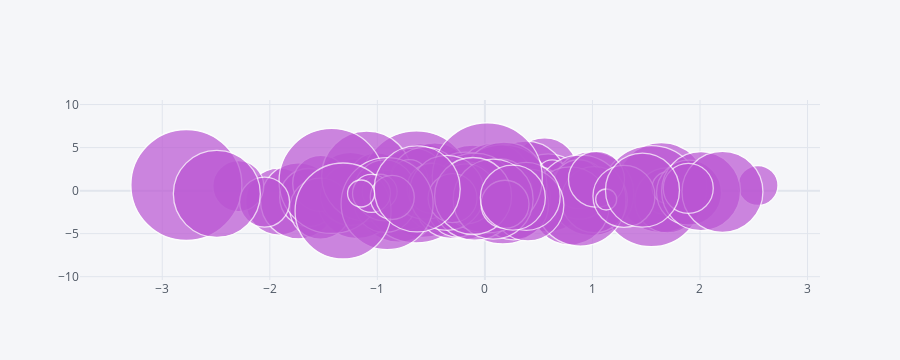

Notebook source saved alongside this figure:
### Code cell
# Crea un gráfico de burbujas con las columnas 'a' y 'b' como ejes, 'c' para el tamaño de las burbujas
dataframe.iplot(kind='bubble', x='a', y='b', size='c', color='mediumorchid')

### Figure 1 — Plotly figure (JSON) as saved in the notebook; plotly's stock layout.template omitted (floating-point values rounded to 4 significant figures)
{"data": [{"marker": {"color": ["mediumorchid", "mediumorchid", "mediumorchid", "mediumorchid", "mediumorchid", "mediumorchid", "mediumorchid", "mediumorchid", "mediumorchid", "mediumorchid", "mediumorchid", "mediumorchid", "mediumorchid", "mediumorchid", "mediumorchid", "mediumorchid", "mediumorchid", "mediumorchid", "mediumorchid", "mediumorchid", "mediumorchid", "mediumorchid", "mediumorchid", "mediumorchid", "mediumorchid", "mediumorchid", "mediumorchid", "mediumorchid", "mediumorchid", "mediumorchid", "mediumorchid", "mediumorchid", "mediumorchid", "mediumorchid", "mediumorchid", "mediumorchid", "mediumorchid", "mediumorchid", "mediumorchid", "mediumorchid", "mediumorchid", "mediumorchid", "mediumorchid", "mediumorchid", "mediumorchid", "mediumorchid", "mediumorchid", "mediumorchid", "mediumorchid", "mediumorchid", "mediumorchid", "mediumorchid", "mediumorchid", "mediumorchid", "mediumorchid", "mediumorchid", "mediumorchid", "mediumorchid", "mediumorchid", "mediumorchid", "mediumorchid", "mediumorchid", "mediumorchid", "mediumorchid", "mediumorchid", "mediumorchid", "mediumorchid", "mediumorchid", "mediumorchid", "mediumorchid", "mediumorchid", "mediumorchid", "mediumorchid", "mediumorchid", "mediumorchid", "mediumorchid", "mediumorchid", "mediumorchid", "mediumorchid", "mediumorchid", "mediumorchid", "mediumorchid", "mediumorchid", "mediumorchid", "mediumorchid", "mediumorchid", "mediumorchid", "mediumorchid", "mediumorchid", "mediumorchid", "mediumorchid", "mediumorchid", "mediumorchid", "mediumorchid", "mediumorchid", "mediumorchid", "mediumorchid", "mediumorchid", "mediumorchid", "mediumorchid"], "line": {"width": 1.3}, "size": [74, 66, 78, 67, 12, 65, 90, 83, 89, 77, 76, 31, 76, 57, 66, 65, 86, 85, 56, 58, 40, 80, 78, 99, 74, 84, 53, 51, 101, 63, 17, 32, 68, 31, 72, 56, 65, 37, 57, 112, 67, 79, 50, 32, 61, 87, 59, 12, 59, 46, 61, 72, 58, 90, 49, 81, 66, 78, 55, 39, 91, 60, 86, 62, 70, 72, 111, 72, 44, 66, 105, 50, 36, 50, 61, 56, 69, 62, 87, 50, 56, 68, 21, 110, 60, 75, 87, 49, 92, 74, 35, 96, 80, 38, 44, 77, 48, 65, 27, 86], "symbol": "circle"}, "mode": "markers", "text": "", "type": "scatter", "x": [-0.5748, 0.555, 0.5891, -1.913, 0.6901, -0.8487, 1.641, 0.3788, -0.1136, -0.8219, 0.07991, 1.652, -1.734, 0.2351, -0.7678, 1.697, -0.5783, -0.8043, 0.4639, -1.639, 2.539, -1.188, -0.7666, 0.1665, -0.4659, 0.9937, -0.2696, -2.293, 1.547, -0.0299, 1.704, 1.703, -0.443, 0.6262, -1.252, -1.527, 1.898, -0.7499, -1.004, -0.6369, -0.6662, 2.01, 0.4896, -1.271, -1.245, -0.179, 0.8817, -0.0007024, -0.4629, -0.795, -1.531, -0.3166, -0.8172, -1.099, 0.8687, 2.209, 1.018, 0.7923, 0.3542, -0.008377, 0.8882, -0.2526, 0.1775, -0.9299, 0.2658, -0.5529, -2.776, 0.3996, -0.3454, 0.1402, -1.426, -2.049, -0.7011, 1.891, -0.9319, 1.038, 0.04885, 1.293, -0.09536, -0.4914, -0.1644, 0.3842, 1.128, 0.02196, -0.1745, -0.3537, -2.492, -0.3007, -0.9092, 1.465, -0.9786, -1.319, 0.07668, -1.054, -0.8612, -0.1097, 0.1869, 0.2599, -1.151, -0.6294], "y": [1.187, 2.302, -0.2619, -1.274, 0.6771, -0.6949, 0.3594, 0.9409, 0.1066, -0.2459, 1.111, -0.9032, -1.189, -1.124, -0.2638, -1.138, -0.4489, -1.045, -1.001, -0.7991, 0.5984, -0.9343, -0.07383, -0.4413, 1.243, -0.3541, 0.09803, 0.5237, -0.649, -0.7559, 0.9789, 0.3363, -0.7693, 1.775, 0.2523, 0.8422, -0.237, 1.404, 1.069, 0.4267, 1.057, -0.06171, -0.09873, 0.3043, -0.5086, -0.571, 0.1183, -0.1733, -0.07633, 0.6594, -2.092, -1.353, 0.307, 1.686, 0.7492, -0.1443, -1.055, -1.782, -0.8416, 0.5171, -1.156, -1.923, 0.6371, -1.26, -1.646, 0.8609, 0.6546, -1.663, 0.03221, -0.1593, 1.122, -1.334, 1.522, 0.2684, 0.01867, 1.324, -0.9305, -0.6591, -0.7058, 0.2751, 0.0915, -0.6606, -1.028, 1.496, -0.3722, -0.2697, -0.3769, -0.8638, -1.511, 0.05233, -0.133, -2.367, -0.9972, -0.3225, -0.7815, -0.6245, -1.583, -0.8182, -0.3357, 0.1935]}], "layout": {"height": 360, "legend": {"bgcolor": "#F5F6F9", "font": {"color": "#4D5663"}}, "paper_bgcolor": "#F5F6F9", "plot_bgcolor": "#F5F6F9", "title": {"font": {"color": "#4D5663"}}, "xaxis": {"autorange": true, "gridcolor": "#E1E5ED", "range": [-3.587, 3.044], "showgrid": true, "tickfont": {"color": "#4D5663"}, "title": {"font": {"color": "#4D5663"}, "text": ""}, "type": "linear", "zerolinecolor": "#E1E5ED"}, "yaxis": {"autorange": true, "gridcolor": "#E1E5ED", "range": [-10.38, 10.53], "showgrid": true, "tickfont": {"color": "#4D5663"}, "title": {"font": {"color": "#4D5663"}, "text": ""}, "type": "linear", "zerolinecolor": "#E1E5ED"}}}
